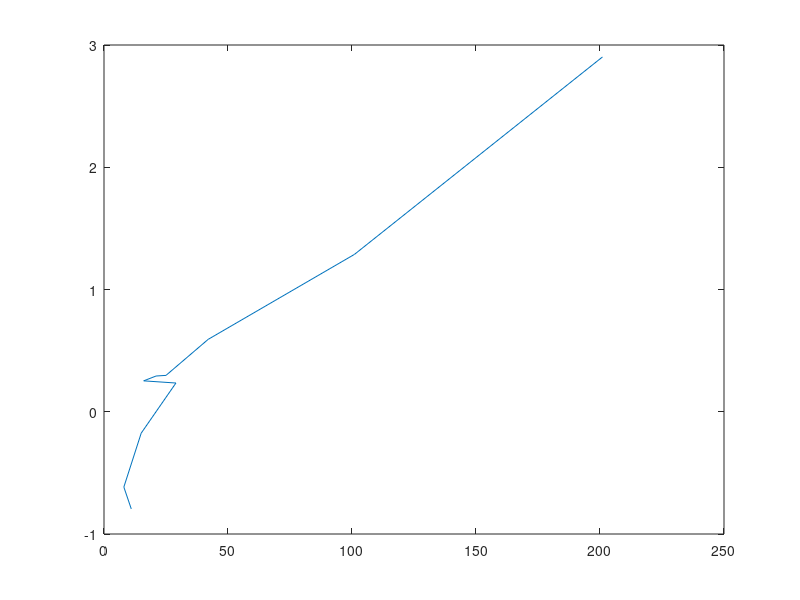

Source code (MATLAB):
A=[ 201		2.9023
    101		1.2874
    42		0.5921
    25   	0.2975
    21		0.2924
    16		0.2528
    29		0.2350
    15		-0.175
    8		-0.616
    11		-0.795];
X=A(:,1);
Y=A(:,2);
plot(X,Y)
